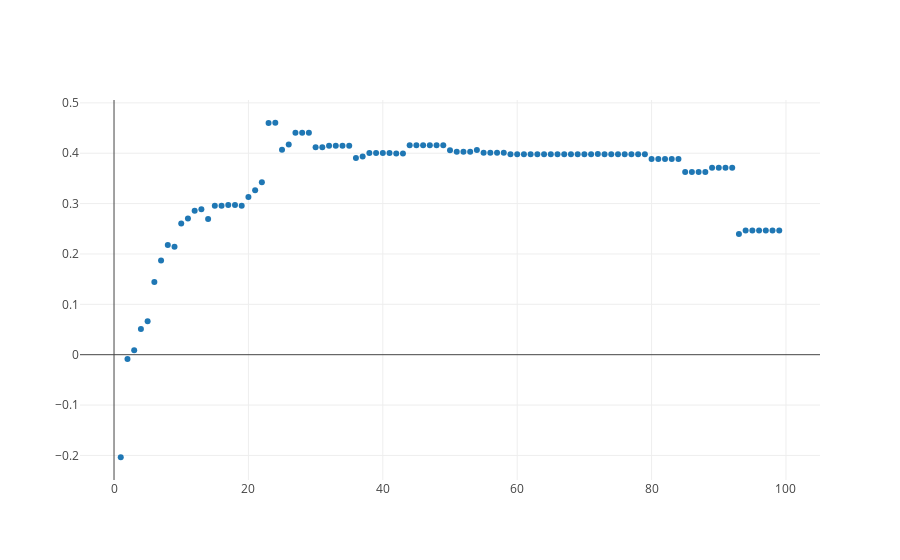

Notebook code cell kept with this figure:
### Code cell
from graph import trace_values, plot
trace = trace_values(num_sample_scores[:, 0], num_sample_scores[:, 1])
plot([trace])
